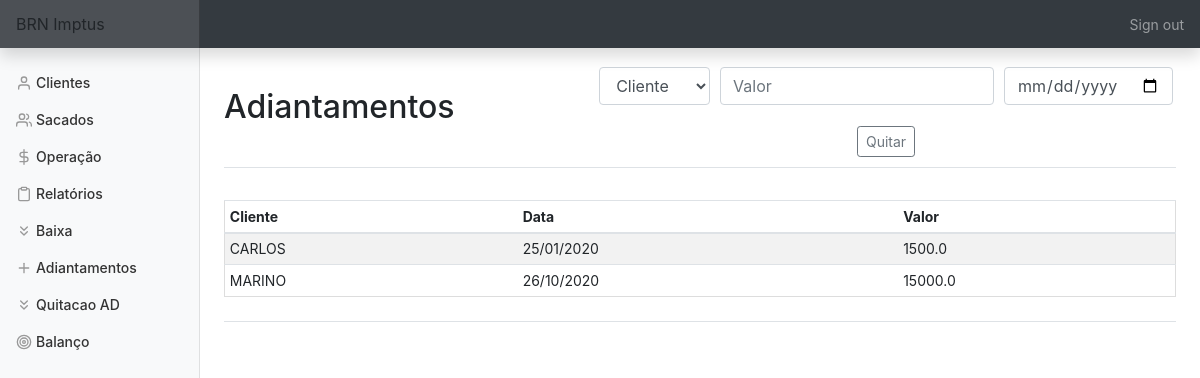
Page /quitacao (signed in) on the earlier database version.
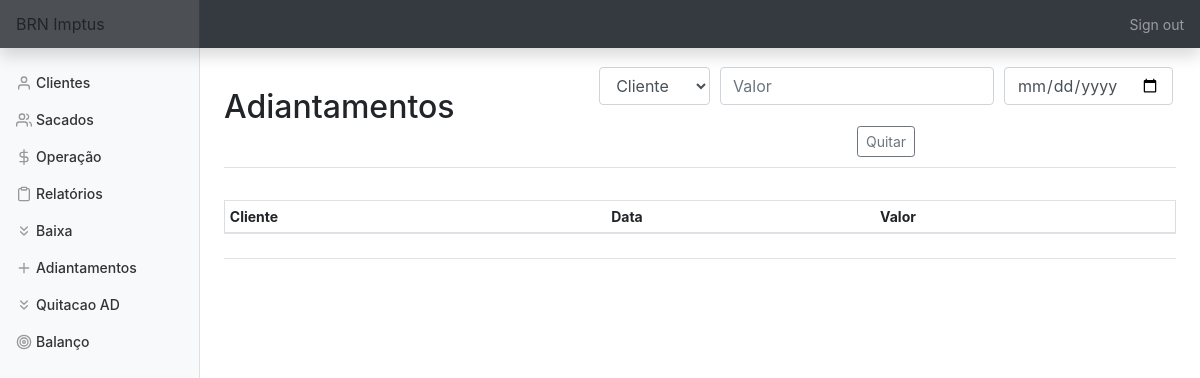
Same page on the later database version.
### tables this page shows
CREATE TABLE adiantamentos (cliente_id INTEGER, data DATE, valor FLOAT, FOREIGN KEY (cliente_id) REFERENCES clientes(id));

CREATE TABLE clientes (id INTEGER PRIMARY KEY AUTOINCREMENT NOT NULL,
						nome TEXT NOT NULL,
						cep TEXT NOT NULL,
						endereço TEXT NOT NULL, cnpj TEXT, taxa FLOAT);

### app.py (the view, shortened to what this page needs)
@app.route('/quitacao', methods=['GET', 'POST'])
@login_required
def quitacao():
    con = sqlite3.connect(DATABASE)
    con.row_factory = sqlite3.Row
    cur = con.cursor()
    cliente = cur.execute('SELECT nome FROM clientes')
    cliente = cur.fetchall()
    ad = cur.execute('SELECT clientes.nome, adiantamentos.data, adiantamentos.valor FROM adiantamentos JOIN clientes ON adiantamentos.cliente_id=clientes.id;')
    ad = cur.fetchall()
    if request.method == 'GET':
        return render_template('quitacao.html', cliente=cliente, adiantamento=ad)

### app.py (called while the page is built)
@app.after_request
def after_request(response):
    response.headers["Cache-Control"] = "no-cache, no-store, must-revalidate"
    response.headers["Expires"] = 0
    response.headers["Pragma"] = "no-cache"
    return response

### helper.py (called while the page is built)
def login_required(f):
    @wraps(f)
    def decorated_function(*args, **kwargs):
        if session.get("user_id") is None:
            return redirect("/login")
        return f(*args, **kwargs)
    return decorated_function

### templates/quitacao.html (shortened to what this page needs)
{% extends "layout.html" %}
{% block main %}
    <div class='d-flex justify-content-between flex-warp flex-md-nowrap align-items-center pt-3 pb-2 mb-3 border-bottom'>
        <h1 class='h2'>Adiantamentos</h1>
            <form action='quitacao' method='POST'>
                <div class='form-group'>
                        <select class="form-control" name="cliente">
                            <option disabled selected value>Cliente</option>
                        </select>
                        <input name='valor' autofocus class='form-control' placeholder='Valor' type='number' step='0.01' data-mask='000.000,00'>
                        <input name='data' autofocus class='form-control' placeholder='Data do AD' type='date'>
                </div>
                <button type='submit' id='baixa' class='btn btn-sm btn-outline-secondary'>Quitar</button>
            </form>
    </div>
    <div class='d-flex justify-content-between flex-warp flex-md-nowrap align-items-center pt-3 pb-2 mb-3 border-bottom'>
        <div class='table-responsive'>
            <table class='table table-striped table-sm'>
                <thead>
                    <tr>
                        <th>Cliente</th>
                        <th>Data</th>
                        <th>Valor</th>
                    </tr>
                </thead>
                <tbody>
                    {% for row in adiantamento %}
                        <tr>
                            <td>{{ row['nome'] }}</td>
                            {% set lt = row['data'].split('-') %}
                            <td>{{ lt[2]+'/'+lt[1]+'/'+lt[0] }}</td>
                            <td>{{ row['valor'] }}</td>
                        </tr>
                    {% endfor %}
                </tbody>
            </table>
        </div>
    </div>
{% endblock %}

Differences in the rows shown:
removed adiantamentos: nome "CARLOS", data "25/01/2020", valor "1500.0"
removed adiantamentos: nome "MARINO", data "26/10/2020", valor "15000.0"
